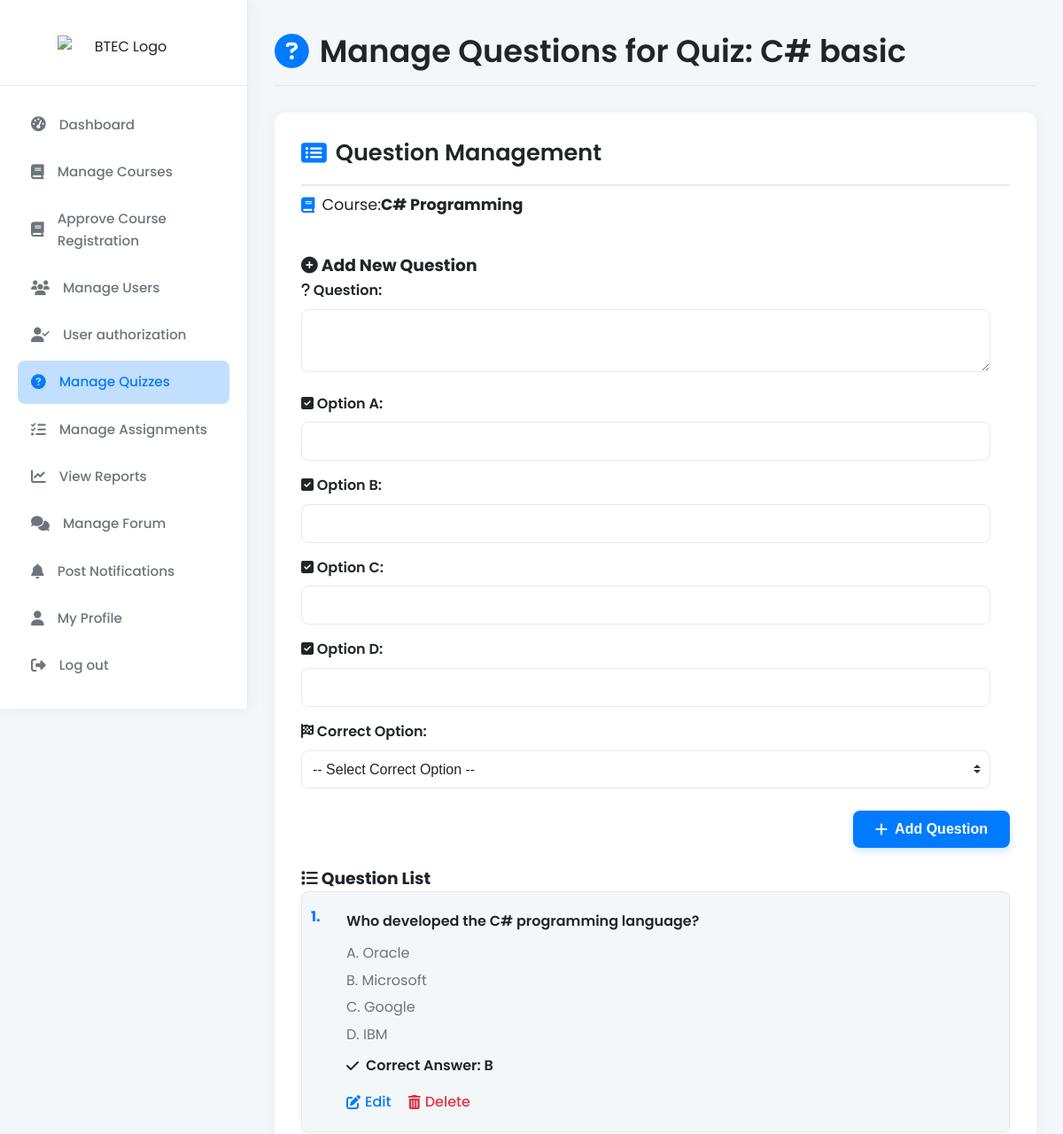
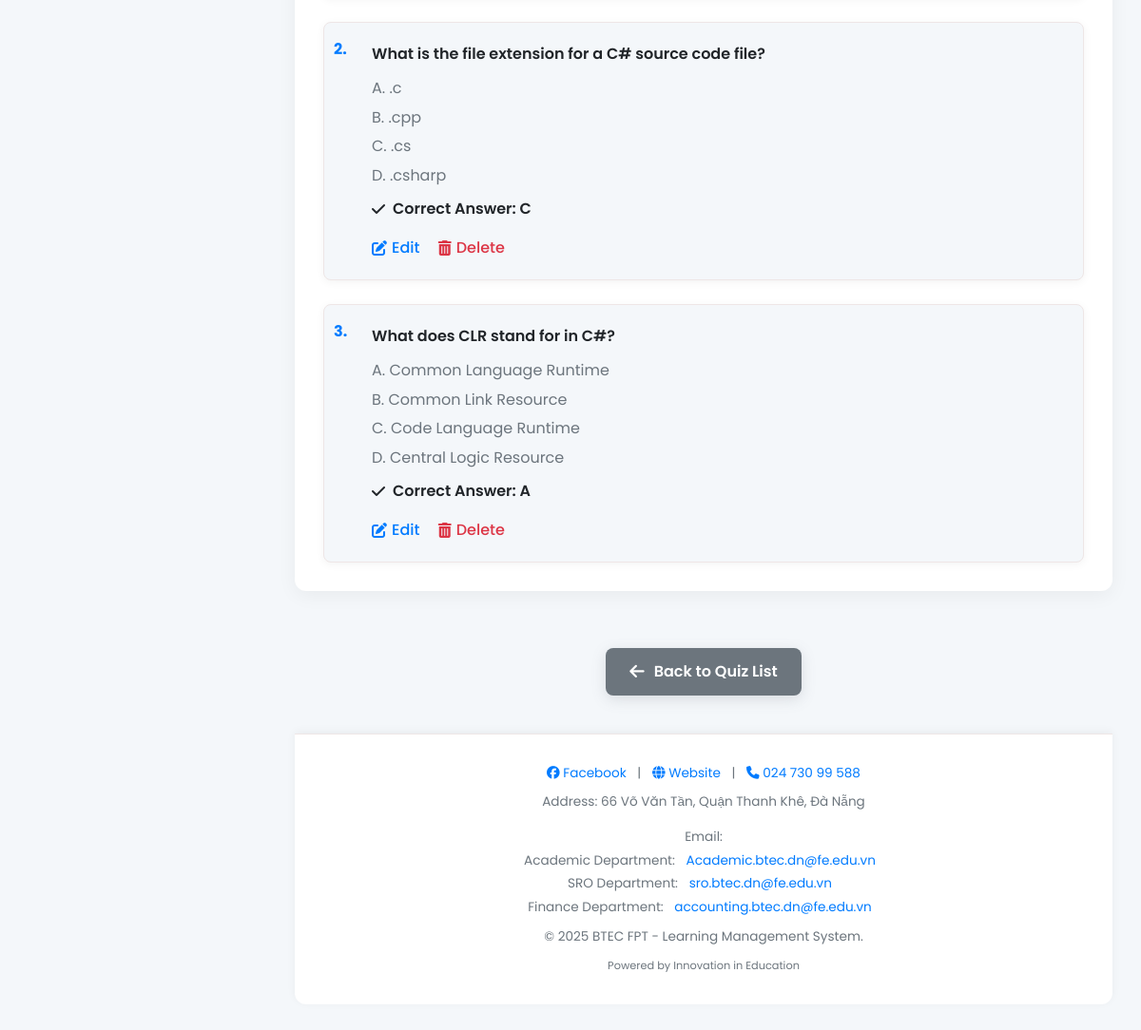
Screenshot of /module/admin/quiz/admin_quiz_questions.php?quiz_id=5 (signed in) with the database file from the repository (2 pictures, top to bottom).
### tables this page shows
CREATE TABLE `quizzes` (
  `id` int NOT NULL,
  `course_id` int NOT NULL,
  `title` varchar(255) NOT NULL,
  `created_at` datetime DEFAULT CURRENT_TIMESTAMP,
  `deadline` datetime DEFAULT NULL
);

CREATE TABLE `courses` (
  `id` int NOT NULL,
  `title` varchar(255) NOT NULL,
  `department` varchar(255) DEFAULT NULL,
  `description` text,
  `teacher_id` int DEFAULT NULL,
  `created_at` datetime DEFAULT CURRENT_TIMESTAMP
);

CREATE TABLE `quiz_questions` (
  `id` int NOT NULL,
  `quiz_id` int NOT NULL,
  `question` text NOT NULL,
  `option_a` varchar(255) DEFAULT NULL,
  `option_b` varchar(255) DEFAULT NULL,
  `option_c` varchar(255) DEFAULT NULL,
  `option_d` varchar(255) DEFAULT NULL,
  `correct_option` enum('A','B','C','D') NOT NULL
);

### module/admin/quiz/admin_quiz_questions.php (the view, shortened to what this page needs)
<?php
include "../../../includes/db_connect.php";
$quiz_id = intval($_GET['quiz_id']);
$stmt = $conn->prepare("
    SELECT q.title, c.id, c.title
    FROM quizzes q
    LEFT JOIN courses c ON q.course_id = c.id
    WHERE q.id = ?
");
$stmt->bind_param("i", $quiz_id);
$stmt->execute();
$stmt->store_result();
$stmt->bind_result($quiz_title, $course_id, $course_title);
$result = $conn->query("SELECT id, question, option_a, option_b, option_c, option_d, correct_option FROM quiz_questions WHERE quiz_id = $quiz_id ORDER BY id ASC");
?>
<!DOCTYPE html>
<html lang="en">
<head>
    <link rel="stylesheet" href="https://cdnjs.cloudflare.com/ajax/libs/font-awesome/6.5.0/css/all.min.css">
    <link rel="stylesheet" href="../../../css/style.css">
    <link rel="stylesheet" href="../../../css/admin/admin_quiz_questions.css">
</head>
<body>
<?php include "../../../includes/sidebar.php"; ?>
<div class="main-content">
    <div class="admin-page-header">
        <h2><i class="fas fa-question-circle"></i> Manage Questions for Quiz: <?= htmlspecialchars($quiz_title) ?></h2>
    </div>
    <div class="quiz-management-overview">
        <h3><i class="fas fa-list-alt"></i> Question Management</h3>
        <div class="quiz-management-content">
            <p class="quiz-info">
                <i class="fas fa-book"></i> Course: <strong><?= htmlspecialchars($course_title) ?></strong>
            </p>
            <div class="add-question-section">
                <h3><i class="fas fa-plus-circle"></i> Add New Question</h3>
                <form method="post" autocomplete="off">
                    <div class="form-group">
                        <label for="question"><i class="fas fa-question"></i> Question:</label>
                        <textarea name="question" id="question" rows="3" required></textarea>
                    </div>
                    <div class="form-group">
                        <label for="option_a"><i class="fas fa-check-square"></i> Option A:</label>
                        <input type="text" id="option_a" name="option_a" required>
                    </div>
                    <div class="form-group">
                        <label for="option_b"><i class="fas fa-check-square"></i> Option B:</label>
                        <input type="text" id="option_b" name="option_b" required>
                    </div>
                    <div class="form-group">
                        <label for="option_c"><i class="fas fa-check-square"></i> Option C:</label>
                        <input type="text" id="option_c" name="option_c" required>
                    </div>
                    <div class="form-group">
                        <label for="option_d"><i class="fas fa-check-square"></i> Option D:</label>
                        <input type="text" id="option_d" name="option_d" required>
                    </div>
                    <div class="form-group">
                        <label for="correct_option"><i class="fas fa-flag-checkered"></i> Correct Option:</label>
                        <select name="correct_option" id="correct_option" required>
                            <option value="">-- Select Correct Option --</option>
                        </select>
                    </div>
                    <div class="form-actions">
                        <button type="submit"><i class="fas fa-plus"></i> Add Question</button>
                    </div>
                </form>
            </div>
            <div class="question-list-section">
                <h3><i class="fas fa-list"></i> Question List</h3>
                <?php if ($result->num_rows > 0): ?>
                    <ol class="question-list">
                        <?php while ($row = $result->fetch_assoc()): ?>
                            <li class="question-item">
                                <p class="question-text"><?= htmlspecialchars($row['question']) ?></p>
                                <div class="options">
                                    <span>A. <?= htmlspecialchars($row['option_a']) ?></span>
                                    <span>B. <?= htmlspecialchars($row['option_b']) ?></span>
                                    <span>C. <?= htmlspecialchars($row['option_c']) ?></span>
                                    <span>D. <?= htmlspecialchars($row['option_d']) ?></span>
                                </div>
                                <p class="correct-answer"><i class="fas fa-check"></i> Correct Answer: <?= $row['correct_option'] ?></p>
                                <div class="question-actions">
                                    <a href="admin_quiz_questions_edit.php?quiz_id=<?= $quiz_id ?>&question_id=<?= $row['id'] ?>"><i class="fas fa-edit"></i> Edit</a>
                                    <a href="admin_quiz_questions.php?quiz_id=<?= $quiz_id ?>&delete_id=<?= $row['id'] ?>" onclick="return confirm('Delete this question?')"><i class="fas fa-trash-alt"></i> Delete</a>
                                </div>
                            </li>
                        <?php endwhile; ?>
                    </ol>
                <?php else: ?>
                    <p class="error-message"><i class="fas fa-exclamation-circle"></i> No questions yet.</p>
                <?php endif; ?>
            </div>
        </div>
    </div>
    <div class="back-link">
        <a href="admin_quizzes.php"><i class="fas fa-arrow-left"></i> Back to Quiz List</a>
    </div>
    <?php include "../../../includes/footer.php"; ?>
</div>
</body>
</html>

### css/style.css (style rules this page uses)
:root { --primary-color: #007bff; --accent-color: #dc3545; --background-light: #f4f7fa; --background-card: #ffffff; --text-dark: #212529; --text-medium: #6c757d; --text-light: #ced4da; --border-color: #eee6e6; --shadow-light: rgba(0, 0, 0, 0.05); --shadow-medium: rgba(0, 0, 0, 0.1); }
*, *::before, *::after { box-sizing: border-box; margin: 0; padding: 0; }
body { font-family: 'Poppins', sans-serif; background-color: var(--background-light); color: var(--text-dark); line-height: 1.6; display: flex; min-height: 100vh; }

### rows the page displays
quizzes: title "C# basic", course.title "C# Programming"
quiz_questions: question "Who developed the C# programming language?", option_a "Oracle", option_b "Microsoft", option_c "Google", option_d "IBM", correct_option "B"
quiz_questions: question "What is the file extension for a C# source code file?", option_a ".c", option_b ".cpp", option_c ".cs", option_d ".csharp", correct_option "C"
quiz_questions: question "What does CLR stand for in C#?", option_a "Common Language Runtime", option_b "Common Link Resource", option_c "Code Language Runtime", option_d "Central Logic Resource", correct_option "A"
